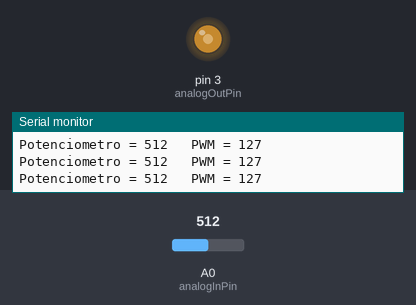
Bench run of a sketch on a simulated Arduino Uno, built with avr-gcc and run on an emulated ATmega328P. On the bench: output pins drawn as LEDs (lit = HIGH), the last lines printed to the serial monitor. The test bench sets the inputs (shaded band); at power-on: A0 (analogInPin) = 512.

Above: at 1.2 s.
1.3 s: A0 (analogInPin) set to 410
At 2.6 s:
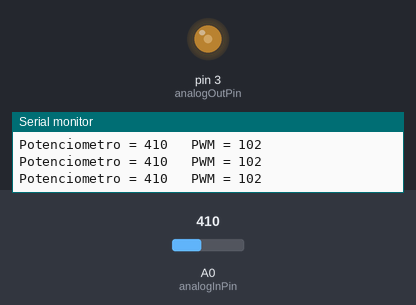
4.3 s: A0 (analogInPin) set to 386
At 4.6 s:
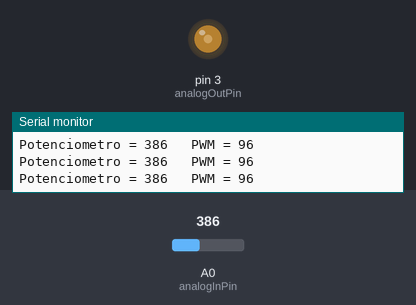
7.3 s: A0 (analogInPin) set to 716
At 8.1 s:
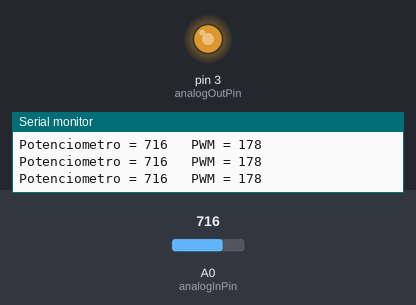
8.8 s: A0 (analogInPin) set to 987
At 9.2 s:
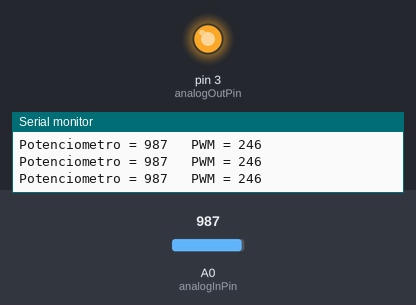
10.3 s: A0 (analogInPin) set to 1008
At 11.5 s:
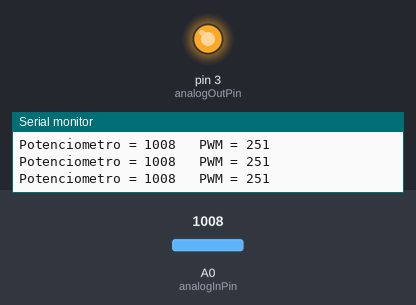
11.8 s: A0 (analogInPin) set to 122
At 12.9 s:
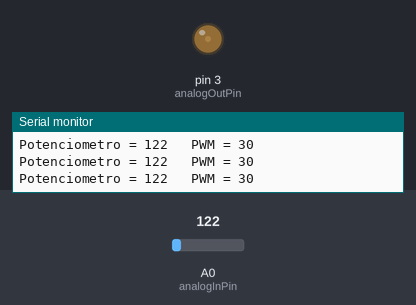
Timing chart, 0 to 14.3 s (numbered marks = the images above; inputs shaded):
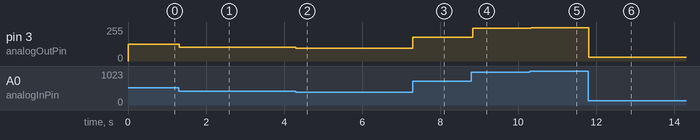

The sketch:

manejo_LED.ino
```cpp
/*Lee la entrada analogica A0, mapea el resultado al rango de 0 a 255
y utiliza el resutado para poner la anchura del pulso PWM.
 Tambien se escribe en el monitor serie el valor binario de A0 y
 el valor mapeado para la señal PWM.
 De esta manera controlamos la luminosidad del led verde
 de la placa Edubasica

 El circuito:
 * potenciometro conectado a la entrada analogica A0.
   Terminal central del potenciometro a pin A0.
   Resto de terminales del potenciometro a +5V y masa
 * Circuito de LED verde conectado a D3-PWM.
 */

// pines usados:
const int analogInPin = A0;  // Entrada analogica A0 del potenciometro
const int analogOutPin = 3; // Salida PWM

int potValor = 0;        // valor de lectura del potenciometro
int outputValor = 0;     // valor de salida de la señal PWM

void setup() {
  // inicializacion del monitor serie a 9600 bps:
  Serial.begin(9600);
}

void loop() {
  // lee el valor de la entrada analogica:
  potValor = analogRead(analogInPin);
  // mapea el rango para la señal de salida PWM:
  outputValor = map(potValor, 0, 1023, 0, 255);
  // asigna el valor cambiado a pin 3 PWM:
  analogWrite(analogOutPin, outputValor);

  // escribe el resultado en el monitor serie:
  Serial.print("Potenciometro = " );
  Serial.print(potValor);
  Serial.print("\t PWM = ");
  Serial.println(outputValor);

  // espera 1 segundo cada bucle para una visualizacion aceptable
  // conviene tener un valor aunque sea pequeño (10ms)
  // por el proceso de conversion de A/D
  delay(10);
}
```

Measured:
- after the input at 1.3 s, pin 3 (analogOutPin): 127/255 → 102/255 at once
- after the input at 4.3 s, pin 3 (analogOutPin): 102/255 → 96/255 at once
- after the input at 7.3 s, pin 3 (analogOutPin): 96/255 → 178/255 at once
- after the input at 8.8 s, pin 3 (analogOutPin): 178/255 → 246/255 at once
- after the input at 10.3 s, pin 3 (analogOutPin): 246/255 → 251/255 at once
- after the input at 11.8 s, pin 3 (analogOutPin): 251/255 → 30/255 at once
